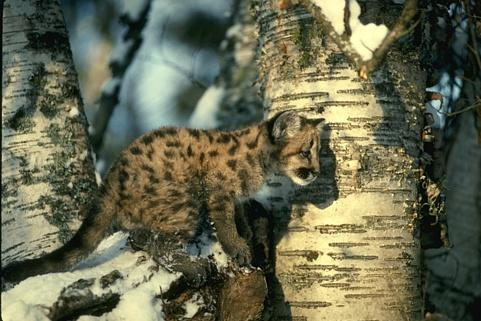
%> input picture HW4/Q2/02.jpg, 481 x 321 px
$ octave HW4_Q2_main.m   (GNU Octave 9; MATLAB toolbox functions it lacks are replaced by stand-ins)
%> lines starting %> are read from the running program, lines starting %| are printed output that depends on the picture
### HW4/Q2/kfold_cv_gmm.m
function [bestK, meanValLogL] = kfold_cv_gmm(X, Kfold, K_candidates)
%KFOld_CV_GMM  K-fold cross-validation for GMM
%   X: [N x D] normalized feature matrix
%   K_candidates: vector of candidate numbers of components
%
%   Returns:
%     bestK         - selected K maximizing mean validation log-likelihood
%     meanValLogL   - array of mean validation log-likelihoods per K

N = size(X,1);
indices = crossvalind('Kfold', N, Kfold);

nK = numel(K_candidates);
meanValLogL = zeros(1, nK);

options = statset('MaxIter', 300, 'Display', 'off');

for ki = 1:nK
    K = K_candidates(ki);
    foldLogL = zeros(Kfold,1);

    for f = 1:Kfold
        valIdx   = (indices == f);
        trainIdx = ~valIdx;

        Xtrain = X(trainIdx,:);
        Xval   = X(valIdx,:);

        % Fit GMM on training fold
        gm = fitgmdist(Xtrain, K, ...
            'RegularizationValue', 1e-6, ...
            'Options', options, ...
            'Replicates', 3);

        % Compute average log-likelihood on validation fold
        logpdfVals = log(pdf(gm, Xval));   % may contain -Inf, okay for mean
        foldLogL(f) = mean(logpdfVals);
    end

    meanValLogL(ki) = mean(foldLogL);
end

% Choose K that maximizes validation log-likelihood
[~, idxBest] = max(meanValLogL);
bestK = K_candidates(idxBest);

end

### HW4/Q2/HW4_Q2_main.m
%% EECE5644 – Assignment 4 – Question 2
% GMM-based clustering to segment a color image

clear; close all; clc;
rng(1);

%% ------------------------------------------------------------------------
% 1) Load a BSDS300 color image
%% ------------------------------------------------------------------------
% Put any BSDS300 image in this folder and set its name here, e.g. '42049.jpg'
imgFilename = '02.jpg';   % <-- CHANGE THIS

I = imread(imgFilename);
%> I is the input picture: size 321x481x3 uint8; mean R, G, B 103.6, 104.8, 80
I = im2double(I);      % convert to [0,1]
%> I: size 321x481x3 double
[H, W, C] = size(I);
%> H = 321; W = 481; C = 3

if C ~= 3
    error('Image must be RGB color (3 channels).');
end

fprintf('Loaded image %s of size %d x %d\n', imgFilename, H, W);
%| Loaded image 02.jpg of size 321 x 481

%% ------------------------------------------------------------------------
% 2) Build 5-D feature vector per pixel:
%    [row_index, col_index, R, G, B]
%% ------------------------------------------------------------------------
[colGrid, rowGrid] = meshgrid(1:W, 1:H);   % row (y), col (x)

row_feat = rowGrid(:);
col_feat = colGrid(:);

R = I(:,:,1); G = I(:,:,2); B = I(:,:,3);
%> after `R = I(:,:,1)`:
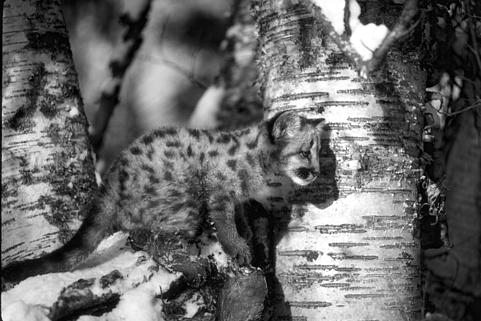
%> R: size 321x481 double; min 0, max 1, mean 0.406
%> after `G = I(:,:,2)`:
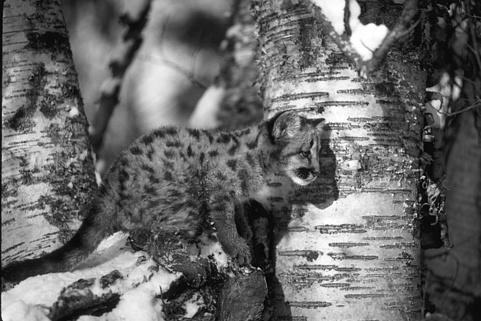
%> G: size 321x481 double; min 0, max 1, mean 0.411
%> after `B = I(:,:,3)`:
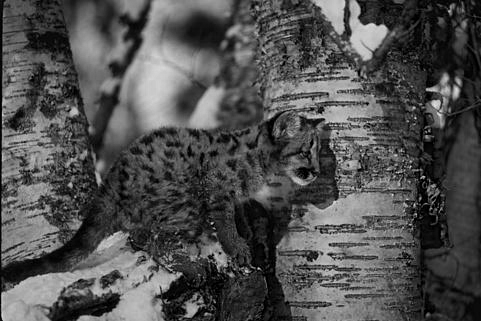
%> B: size 321x481 double; min 0, max 0.882, mean 0.314
R = R(:); G = G(:); B = B(:);

X = [row_feat, col_feat, R, G, B];   % N x 5
N = size(X,1);
%> N = 154401

% Normalize each feature dimension individually to [0,1]
X_norm = zeros(size(X));
for d = 1:size(X,2)
    xmin = min(X(:,d));
    xmax = max(X(:,d));
    if xmax > xmin
        X_norm(:,d) = (X(:,d) - xmin) / (xmax - xmin);
    else
        X_norm(:,d) = 0;   % constant feature (unlikely but safe)
    end
end
%> this loop made 5 passes
%> (xmin, xmax) on passes 1 to 5: (1, 321), (1, 481), (0, 1), (0, 1), (0, 0.882)

%% ------------------------------------------------------------------------
% 3) K-fold CV to select best number of GMM components
%% ------------------------------------------------------------------------
Kfold = 5;
K_candidates = 2:6;    % try 2–6 clusters

% To speed up CV for large images, optionally subsample points
maxPoints = 80000;
if N > maxPoints
    fprintf('Downsampling from %d to %d pixels for CV...\n', N, maxPoints);
%> (printed output is left out)
    idxSub = randperm(N, maxPoints);
    X_cv = X_norm(idxSub,:);
else
    X_cv = X_norm;
end

[bestK, meanValLogL] = kfold_cv_gmm(X_cv, Kfold, K_candidates);
%> in kfold_cv_gmm, `N = size(X,1);`: N = 80000
%> the run ends on the next line

$ run again, with HW4/Q2/01.jpg copied over HW4/Q2/02.jpg
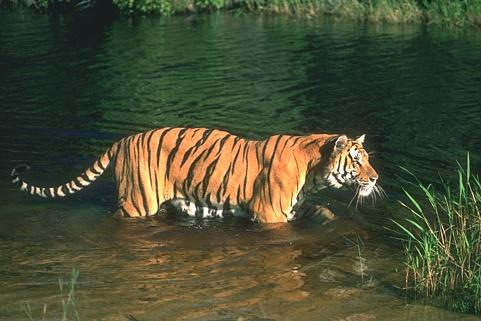
%> input picture HW4/Q2/01.jpg, 481 x 321 px
%> I is the input picture: size 321x481x3 uint8; mean R, G, B 73, 76.9, 51.8
%> I: size 321x481x3 double
%| Loaded image 02.jpg of size 321 x 481
%> `G = I(:,:,2)`:
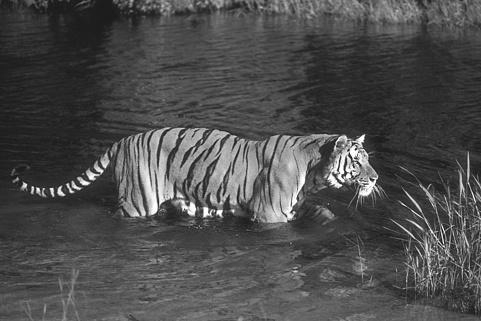
%> G: size 321x481 double; min 0.0431, max 1, mean 0.302
%> `B = I(:,:,3)`:
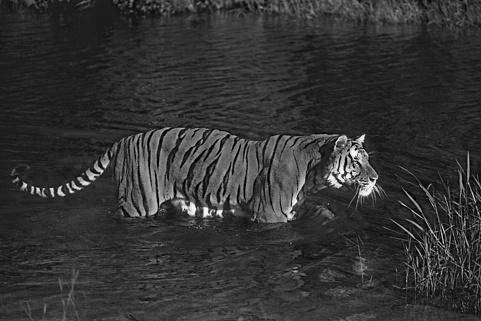
%> B: size 321x481 double; min 0, max 1, mean 0.203
%> the loop `for d = 1:size(X,2)` made 5 passes
%> (xmin, xmax) on passes 1 to 5: (1, 321), (1, 481), (0, 1), (0.0431, 1), (0, 1)
%> (printed output is left out)
%> in kfold_cv_gmm, `N = size(X,1);`: N = 80000
